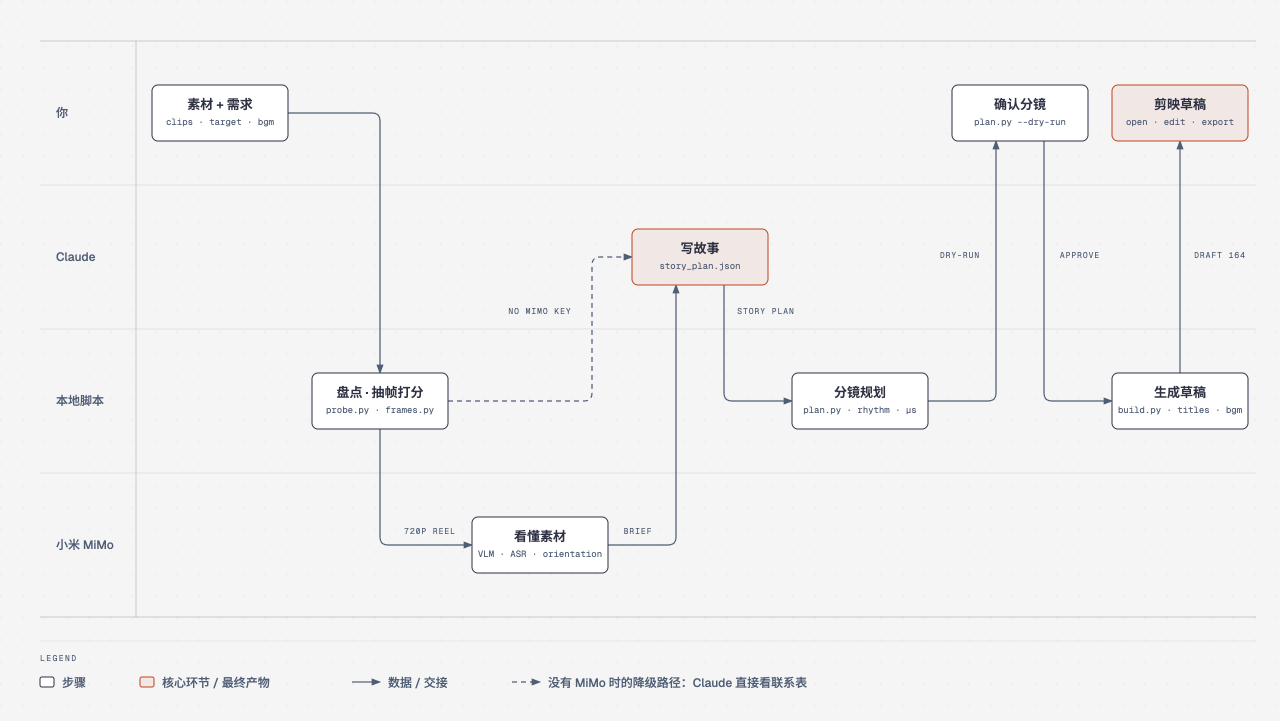
#> input picture docs/workflow.png, 2560 x 1442 px (shown at 1/2 size)
$ python -i prepare.py   (imports and definitions only)
#> lines starting #> are read from the running program, lines starting #| are printed output that depends on the picture
# /// script
# requires-python = ">=3.10"
# dependencies = ["pillow"]
# ///
"""宣传片素材准备：从一次真实运行的 _autocut/ 目录和生成的剪映草稿里取数据，输出 build/data.js 和图片。

用法: uv run --script prepare.py <_autocut 目录> <剪映草稿目录> <白名单 clip_id,时间;...>

隐私：只有白名单里的「人工逐秒核对过没有人」的风景画面会清晰出现；其余缩略图一律打成大马赛克。
"""
import csv
import json
import os
import subprocess
import sys

from PIL import Image

W, DRAFT, WHITELIST = sys.argv[1], sys.argv[2], sys.argv[3]
OUT = os.path.join(os.path.dirname(os.path.abspath(__file__)), "build")
A = os.path.join(OUT, "assets")
# [3 lines not run here, left out]
# [1 line that did not run here, left out]
# [1 line that did not run here, left out]
# [1 line that did not run here, left out]
# [1 line that did not run here, left out]


def mosaic(src, dst, w=192, h=108):
#> called with src = '../workflow.png', dst = 'out.png', w = 192, h = 108
    im = Image.open(src).convert("RGB").resize((w, h))
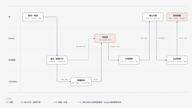
#> im: PIL image 192x108 RGB; mean R, G, B 242.6, 242.5, 242.7
    im.resize((8, 5), Image.BILINEAR).resize((w, h), Image.NEAREST).save(dst, quality=85)


def grab(clip, t, dst, width=1600):
    subprocess.run(["ffmpeg", "-v", "error", "-y", "-ss", str(t), "-i", by_id[clip]["path"], "-frames:v", "1",
                    "-vf", f"scale={width}:-2", "-q:v", "3", dst], check=True)


# 1 风景大图（白名单）
heroes = []
# [4 lines not run here, left out]

# 2 素材墙：每段素材一格；白名单素材用清晰风景帧，其余打马赛克
# [1 line that did not run here, left out]
wall = []
# [12 lines not run here, left out]

# 3 坏帧示例（无人：全黑帧、挂着晃拍的歪倒帧）
bad = []
# [5 lines not run here, left out]
# [1 line that did not run here, left out]
# [1 line that did not run here, left out]

# 4 MiMo 的画面描述（只取白名单风景素材）
# [1 line not run here, left out]
captions = []
# [9 lines not run here, left out]
order, seen = [], set()
# [4 lines not run here, left out]
# [1 line that did not run here, left out]
chapters = []
# [5 lines not run here, left out]
# [1 line that did not run here, left out]
# [2 lines that did not run here, left out]

# 6 剪映草稿的轨道
#   草稿被剪映打开过就加密了（本项目的已知限制），读不回来时用生成它的同一份输入重建：
#   视频轨 = shots.csv，标题轨 = 每章开头 3 秒，BGM 轨 = build.bgm_segments（同一个函数）
# [28 lines not run here, left out]

# [1 line that did not run here, left out]
# [12 lines that did not run here, left out]
# [4 lines not run here, left out]

>>> result = mosaic('../workflow.png', 'out.png')
